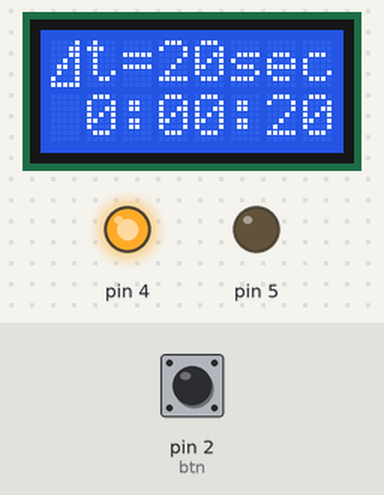
The sketch below on a simulated Arduino Uno, built with avr-gcc and run on an emulated ATmega328P. Shown: 8×2 character LCD, output pins drawn as LEDs (lit = HIGH). The inputs (shaded band) are chosen by the test bench; at power-on: pin 2 (btn) LOW.

Above: at 1.2 s.
1.3 s: pin 2 (btn) pulled HIGH for 1 s
At 3.4 s:
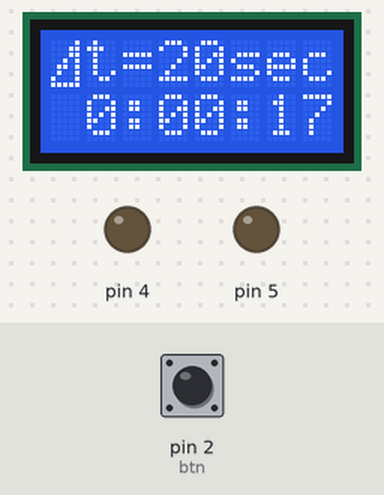
5.3 s: pin 2 (btn) pulled HIGH for 0.15 s
At 8.5 s:
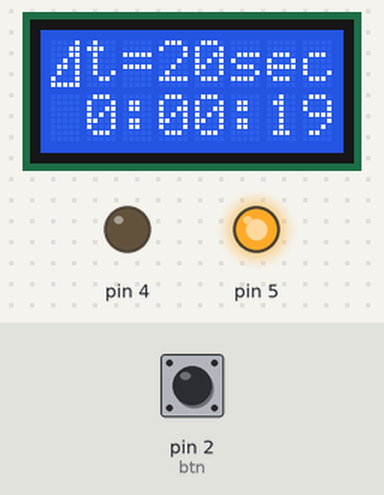
At 48.0 s:
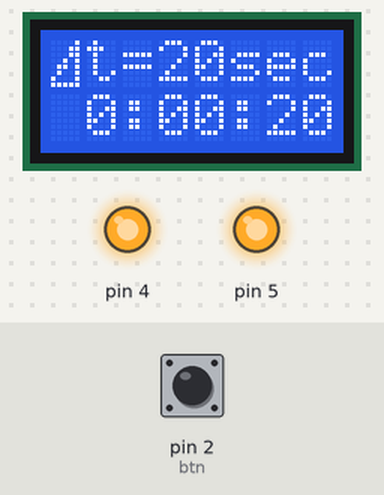
Timing chart, 0 to 48.9 s (numbered marks = the images above; inputs shaded):
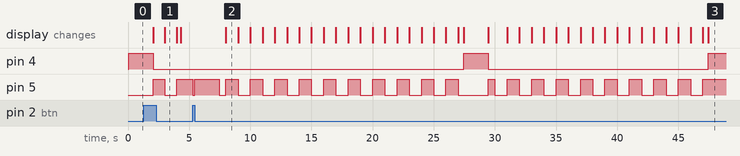

Measured:
- what the display in image 1 shows lasts 1.0 s, from 3.0 s to 4.0 s

The sketch:

sketch_oct03b_TestLCDWidth.ino
```cpp
#include <LiquidCrystal.h>
#include "CountDownTimer.h"
#include "Interval.h"
#include "Button.h"
#include "LED.h"

const int  LCD_Width = 8;
const int  LCD_Height = 2;
const byte  LCDC_delta = 0;

byte LCDC_delta_data[8] = {
B00001,
B00011,
B00011,
B00101,
B01101,
B01001,
B10001,
B11111,
};


//////////////////////////////////////////////////////////////////////////////////////
// Functions


void disp_time(LiquidCrystal& lcd, int h, int m, int s)
{
  lcd.setCursor(0,1);
  if( h < 10 ) lcd.print(" ");
  lcd.print(h);
  lcd.print(":");
  if( m < 10) lcd.print("0");
  lcd.print(m);
  lcd.print(":");
  if(s < 10) lcd.print("0");
  lcd.print(s);
}

void disp_rest(LiquidCrystal& lcd, unsigned long dur)
{
   disp_time(lcd, dur/3600, (dur/60)%60, dur%60);
}

void disp_timer(LiquidCrystal& lcd, CountDownTimer* t)
{
  disp_time(lcd, t->h(), t->m(), t->s());
}

void disp_interval(LiquidCrystal& lcd,  Interval* inter)
{
  lcd.clear();
  lcd.write(LCDC_delta);
  lcd.setCursor(1,0);
  lcd.print("t=");
  lcd.print(inter->str());
  lcd.setCursor(0,1);
  disp_rest(lcd, inter->sec());
}

unsigned long second()
{
  return millis()/1000;
}


//////////////////////////////////////////////////////////////////////////////////////

const unsigned long timer_start_delay = 2000;
const unsigned long chattering_filter = 50;
const unsigned long trigger_length = 2000;

// global variables
LiquidCrystal lcd(12,11,10, 6,7,8,9);
Interval* interval;
unsigned long prev;
Button btn(2);
LED led(5);
LED trigger(4);
CountDownTimer* timer;

//////////////////////////////////////////////////////////////////////////////////////

void setup()
{
  interval = new Interval();
  timer = new CountDownTimer(interval->sec());
  lcd.begin(LCD_Width, LCD_Height);
  lcd.createChar(LCDC_delta, LCDC_delta_data);
  lcd.home();
  lcd.noCursor();
  disp_interval(lcd, interval);
  disp_rest(lcd, interval->sec());
  prev = second();
}

//////////////////////////////////////////////////////////////////////////////////////


void loop()
{
  static unsigned long on_time = 0;
  static unsigned long th = 0;
  static unsigned long filter = 0;

  unsigned long now = millis();
  unsigned long curr = now / 1000;

  switch(btn.state()){
    case Button::TurnON:
      on_time = now;
      th = on_time + timer_start_delay;
      // チャタリング対策
      filter = on_time + chattering_filter;
      led.on();
    break;

    case Button::TurnOFF:
      if(! timer->is_running()){
        if(filter < now  &&  now < th){
          interval->increase();
          lcd.clear();
          disp_interval(lcd, interval);
        }
      }
      led.off();
      on_time = 0;
    break;

    case Button::ON:
      if(th < now && on_time > 0){
        if(timer->is_ready()){
          timer->reset(interval->sec());
          disp_interval(lcd, interval);
          timer->run();
        }else{
          timer->reset(interval->sec());
          disp_interval(lcd, interval);
        }
        on_time = 0;
        break;
      }
    //break; // fall throgh
    case Button::OFF:
      if(timer->is_done() || timer->rest() > interval->maximum() ){
          disp_interval(lcd, interval);
          timer->reset(interval->sec());
          timer->run();
          trigger.on();
          delay(trigger_length);  // wait for trigger
          trigger.off();
      }
      if(timer->is_running()){
        if(prev != curr){
          disp_timer(lcd, timer);
          led.toggle();
          prev = curr;
        }
      break;
      }
  }
}
```

Button.h
```cpp
#ifndef BUTTON_H
#define BUTTON_H
#include "Arduino.h"

class Button
{
  unsigned pin;

public:
  Button(unsigned pin_number = 2): pin(pin_number)
  {
    pinMode(pin, INPUT);
  }
//  enum Status {  OFF = 0, TurnON = 1, TurnOFF=10, ON = 11};
  enum Status {  OFF = 11, TurnON = 10, TurnOFF=1, ON = 00};

  int value()const{return digitalRead(pin); }

  Status state()const{
    static int val;
    static int old;
    Status res;
    val = value();
    res = (Status)(old * 10 + val);
    old = val;
    return res;
  }
};

#endif
```

CountDownTimer.h
```cpp
#ifndef COUNT_DOWN_TIMER_H
#define COUNT_DOWN_TIMER_H
#include "Arduino.h"

class CountDownTimer
{
  unsigned long start_time;
  unsigned long end_time;
  unsigned long dur;
  enum TimerState
  {
     INIT, READY, RUNNING, SUSPEND, FINISHED
  };


public:

  CountDownTimer(unsigned long duration_in_sec = 0)
  {
    reset(duration_in_sec);
  }
  void reset(unsigned long duration = 0)
  {
    if(duration > 0)
      dur = duration * 1000;
    start_time = 0;
  }
  void run()
  {
    start_time = millis();
    end_time = dur + start_time;
  }

  void terminate()
  {
    start_time = 0;
    end_time = millis();
  }

  TimerState check()const
  {
    unsigned int now = millis();
    if(start_time == 0){
      if(dur > 0){
        return  READY;
      }else{
        return  INIT;
      }
    }
    if(now > end_time)  return FINISHED;
    return  RUNNING;
  }

  // 残り時間　ミリ秒
  unsigned long ms_rest() const {return end_time - millis(); }
  unsigned long rest()const{ return ms_rest() / 1000; }
  unsigned long s()const{  return (rest()          ) % 60;  }
  unsigned long m()const{  return (rest() / 60     ) % 60;  }
  unsigned long h()const{  return (rest() / 60 / 60) % 60;  }
  boolean is_up()const{ return check() == FINISHED ; }
  boolean is_finished()const{ return check() == FINISHED ; }
  boolean is_done()const{ return check() == FINISHED ; }
  boolean is_running()const{  return check() == RUNNING;}
  boolean can_be_start()const{return check() == READY;}
  boolean is_ready()const{return check() == READY;}

};

#endif
```

Interval.h
```cpp
#ifndef INTERVAL_H
#define INTERVAL_H
#include "Arduino.h"

class Interval
{
  static const char* interval_strings[];// = { "1min", "5min", "10min", "30min", "1hr",   "2hr",   "3hr" };
  static const unsigned long intervals_in_sec[];//    = {     60,  5*60 ,  10*60 ,  30*60 , 60*60, 2*60*60, 3*60*60 };
  static const int size_ ;//= sizeof(intervals_in_sec) / sizeof(int);
  static const int ubound;// = size_ - 1;
  int index;

public:
  // construct
  Interval()
  {
    index = 0;
  }

  // 間隔を表す文字列を返す
  const char* str()
  {
    return interval_strings[index];
  }
  // 秒単位で返す
  unsigned long sec(){
    return intervals_in_sec[index];
  }
  // ミリ秒単位で返す
  unsigned long millis()
  {
    return sec() * 1000;
  }
  // 増やす
  void increase()
  {
    index = (index + 1)  % size_;
  }
  // 減らす
  void decrease()
  {
    if(index > 0){
      --index;
    }else{
      index = size_ - 1;
    }
  }

  unsigned long maximum()const{return intervals_in_sec[size_ - 1];}
};


const char* Interval::interval_strings[] = { "20sec", "1min", "5min", "10min", "30min", "1hr",   "2hr",   "3hr" };
const unsigned long Interval::intervals_in_sec[]  = {  20,   60,  5*60 ,  10*60 ,  30*60 , 60*60, 2*60*60, 3*60*60 };
const int Interval::size_ = 8; //  sizeof(intervals_in_sec) / sizeof(int);

#endif
```

LED.h
```cpp
#ifndef LED_H
#define LED_H
#include "Arduino.h"
class LED
{
  int pin;
  boolean high;
public:
  LED(int pin_number):pin(pin_number),high(false)
  {
    pinMode(pin, OUTPUT);
    digitalWrite(pin, LOW);
  }
  void on(){ digitalWrite(pin, HIGH); high = true;}
  void off(){ digitalWrite(pin, LOW); high = false;}
  void toggle(){
    if(high){
      off();
    }else{
      on();
    }
  }
  void set(int val)
  {
    digitalWrite(pin, val);
  }
};

#endif
```
